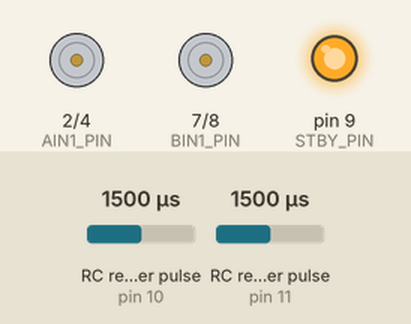
The sketch below on a simulated Arduino Uno, built with avr-gcc and run on an emulated ATmega328P. Shown: motor-driver pin pairs drawn as motors (green arrow = first pin HIGH = forward, orange = second pin HIGH = backward, longer = more drive, scaled by the enable pin, stopped while the standby pin is LOW), output pins drawn as LEDs (lit = HIGH). Wiring (inferred from the names in the program): 2 × RC receiver channel: data pin 10 / data pin 11. Inputs (shaded band) come from the test bench; at power-on: RC receiver pulse (sensors on pin 10, pin 11) 1500 µs.

Above: at 1.2 s.
1.3 s: RC receiver pulse (sensor on pin 10) set to 1472 µs
At 1.7 s:
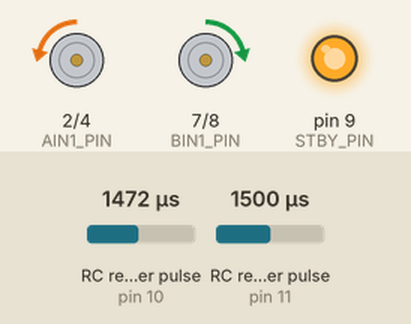
2.8 s: RC receiver pulse (sensor on pin 11) set to 1020 µs
At 3.5 s:
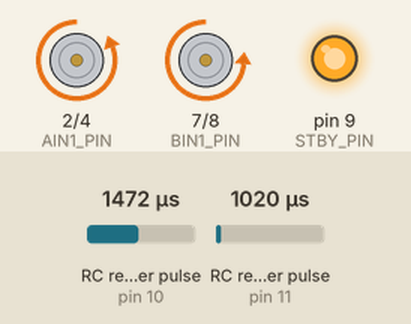
4.3 s: RC receiver pulse (sensor on pin 10) set to 1020 µs
At 5.1 s:
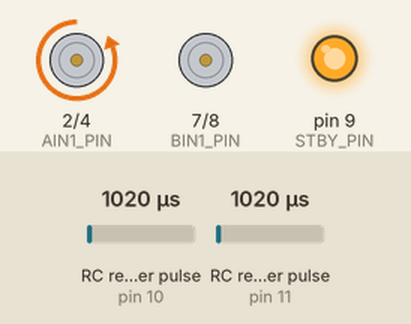
5.8 s: RC receiver pulse (sensor on pin 11) set to 1230 µs
7.3 s: RC receiver pulse (sensor on pin 11) set to 1261 µs
At 7.7 s:
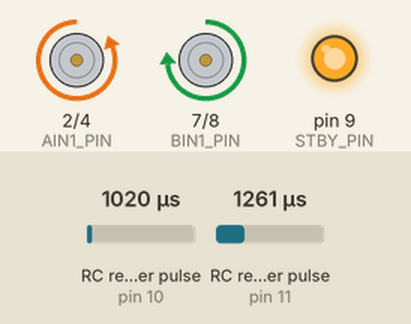
8.8 s: RC receiver pulse (sensor on pin 10) set to 1750 µs
At 9.3 s:
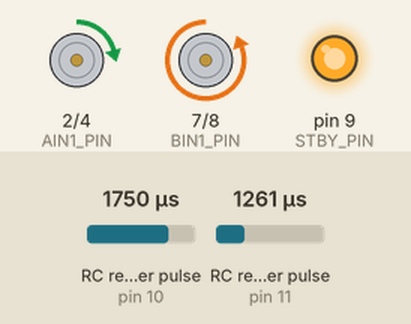
Timing chart, 0 to 11.3 s (numbered marks = the images above; inputs shaded):
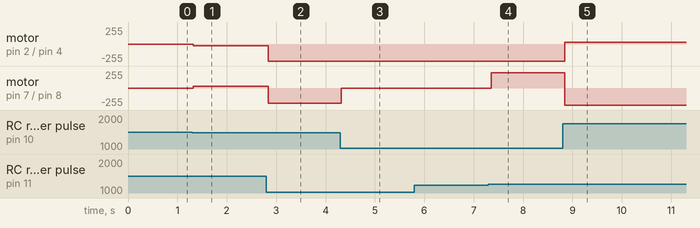

Measured:
- the behaviour switches between 1244 and 1245 µs on RC receiver pulse (sensor on pin 11) (found by bisection; images 3 and 4)
- after the input at 1.3 s, motor on pin 2 (AIN1_PIN) / pin 4 (AIN2_PIN): stopped → backward 27/255 at once; motor on pin 7 (BIN1_PIN) / pin 8 (BIN2_PIN): stopped → forward 27/255 at once
- after the input at 2.8 s, motor on pin 2 (AIN1_PIN) / pin 4 (AIN2_PIN): backward 27/255 → backward 255/255 at once; motor on pin 7 (BIN1_PIN) / pin 8 (BIN2_PIN): forward 27/255 → backward 228/255 at once
- after the input at 4.3 s, motor on pin 7 (BIN1_PIN) / pin 8 (BIN2_PIN): backward 228/255 → stopped at once
- after the input at 5.8 s, every drawn part: stays the same
- after the input at 7.3 s, motor on pin 7 (BIN1_PIN) / pin 8 (BIN2_PIN): stopped → forward 228/255 after 0.06 s
- after the input at 8.8 s, motor on pin 2 (AIN1_PIN) / pin 4 (AIN2_PIN): backward 255/255 → forward 27/255 at once; motor on pin 7 (BIN1_PIN) / pin 8 (BIN2_PIN): forward 228/255 → backward 255/255 at once

The sketch:

ct6b_car.ino
```cpp
const int CH_1_PIN = 10;
const int CH_2_PIN = 11;

// Motor driver pins
const int STBY_PIN = 9;
const int AIN1_PIN = 2;
const int AIN2_PIN = 4;
const int APWM_PIN = 5;
const int BIN1_PIN = 7;
const int BIN2_PIN = 8;
const int BPWM_PIN = 6;

const int deadzone = 20;
void setup() {

  //unga bunga
  pinMode(STBY_PIN, OUTPUT);
  pinMode(AIN1_PIN, OUTPUT);
  pinMode(AIN2_PIN, OUTPUT);
  pinMode(APWM_PIN, OUTPUT);
  pinMode(BIN1_PIN, OUTPUT);
  pinMode(BIN2_PIN, OUTPUT);
  pinMode(BPWM_PIN, OUTPUT);


  digitalWrite(STBY_PIN, HIGH);
}

void loop() {

  // Read pulse width from receiver
  int y = pulseIn(CH_2_PIN, HIGH, 25000);
  delay(5);
  int x = pulseIn(CH_1_PIN, HIGH, 25000);

  // Convert to PWM value (-255 to 255)
  y = pulseToPWM(y);
  x = pulseToPWM(x);


  int left = y + x;
  int right = y - x;

  // Drive motor
  drive(left, right);

  delay(5);
}

void drive(int speed_a, int speed_b) {

  // Limit speed between -255 and 255
  speed_a = constrain(speed_a, -255, 255);
  speed_b = constrain(speed_b, -255, 255);

  // Set direction for motor A
  if ( speed_a == 0 ) {
    digitalWrite(AIN1_PIN, LOW);
    digitalWrite(AIN2_PIN, LOW);
  } else if ( speed_a > 0 ) {
    digitalWrite(AIN1_PIN, HIGH);
    digitalWrite(AIN2_PIN, LOW);
  } else {
    digitalWrite(AIN1_PIN, LOW);
    digitalWrite(AIN2_PIN, HIGH);
  }

  // Set direction for motor B
  if ( speed_b == 0 ) {
    digitalWrite(BIN1_PIN, LOW);
    digitalWrite(BIN2_PIN, LOW);
  } else if ( speed_b > 0 ) {
    digitalWrite(BIN1_PIN, HIGH);
    digitalWrite(BIN2_PIN, LOW);
  } else {
    digitalWrite(BIN1_PIN, LOW);
    digitalWrite(BIN2_PIN, HIGH);
  }

  // Set speed
  analogWrite(APWM_PIN, abs(speed_a));
  analogWrite(BPWM_PIN, abs(speed_b));
}

// Convert RC pulse value to motor PWM value
int pulseToPWM(int pulse) {

  // If we're receiving numbers, convert them to motor PWM
  if ( pulse > 1000 ) {
    pulse = map(pulse, 1000, 2000, -500, 500);
    pulse = constrain(pulse, -255, 255);
  } else {
    pulse = 0;
  }

  // Anything in deadzone should stop the motor
  if ( abs(pulse) <= deadzone ) {
    pulse = 0;
  }

  return pulse;
}
```
